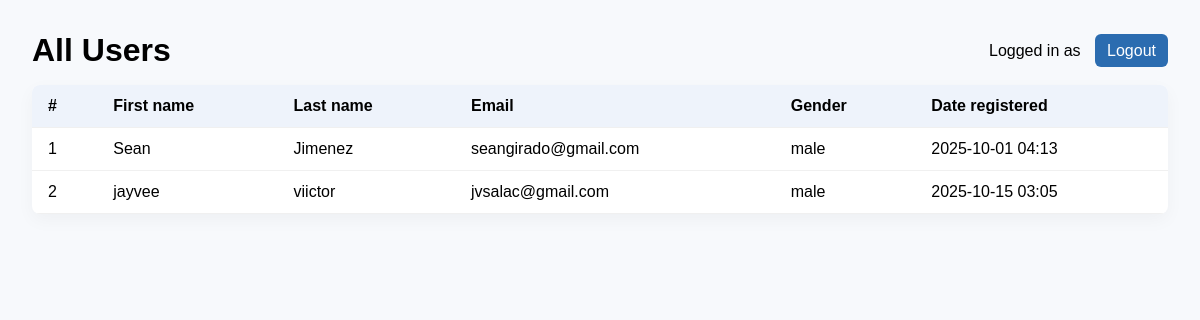
/Registration/users/ (signed in), run on the app's committed database.
### Registration/models.py (models this page shows, shortened)
class UserRegistration(models.Model):
    first_name = models.CharField(max_length=100)
    last_name = models.CharField(max_length=100)
    email = models.EmailField(max_length=250)
    password = models.CharField(max_length=150)
    date_registered = models.DateTimeField(auto_now_add=True)
    gender = models.CharField(max_length=16)

### Registration/views.py (the view)
    def wrapper(request, *args, **kwargs):
        if not request.session.get('user_id'):
            return redirect(f"{reverse('login_html')}?next={request.path}")
        return fn(request, *args, **kwargs)

### Registration/views.py (called while the page is built)
def login_required_view(fn):
    def wrapper(request, *args, **kwargs):
        if not request.session.get('user_id'):
            return redirect(f"{reverse('login_html')}?next={request.path}")
        return fn(request, *args, **kwargs)
    wrapper.__name__ = fn.__name__
    return wrapper

@login_required_view
def users_html(request):
    users = UserRegistration.objects.all().order_by('id')
    return render(request, 'Registration/users_list.html', {
        'users': users,
        'current_user': request.session.get('user_name')
    })

### Registration/templates/registration/users_list.html (shortened to what this page needs)
<!doctype html>
<html>
<head>
</head>
<body>
  <div class="top">
    <h1 style="margin:0;">All Users</h1>
    <div>
      Logged in as <strong>{{ current_user }}</strong>
      <a href="{% url 'Registration:logout_html' %}" class="button" style="margin-left:10px;">Logout</a>
    </div>
  </div>
  <table>
    <thead>
      <tr>
        <th>#</th>
        <th>First name</th>
        <th>Last name</th>
        <th>Email</th>
        <th>Gender</th>
        <th>Date registered</th>
      </tr>
    </thead>
    <tbody>
      {% for u in users %}
      <tr>
        <td>{{ forloop.counter }}</td>
        <td>{{ u.first_name }}</td>
        <td>{{ u.last_name }}</td>
        <td>{{ u.email }}</td>
        <td>{{ u.gender|default:"N/A" }}</td>
        <td>{{ u.date_registered|date:"Y-m-d H:i" }}</td>
      </tr>
      {% empty %}
      <tr><td colspan="6">No users yet.</td></tr>
      {% endfor %}
    </tbody>
  </table>
</body>
</html>

### Registration/templates/registration/users_list.html (style rules this page uses)
body { font-family: Arial, sans-serif; padding:24px; background:#f7f9fc; }
.top { display:flex; justify-content:space-between; align-items:center; margin-bottom:16px; }
table { width:100%; border-collapse:collapse; background:white; border-radius:8px; overflow:hidden; box-shadow:0 6px 18px rgba(0,0,0,0.04); }
th, td { padding:12px 16px; text-align:left; border-bottom:1px solid #f0f0f0; }
th { background:#eef3fb; font-weight:700; }
a.button { padding:8px 12px; background:#2b6cb0; color:white; border-radius:6px; text-decoration:none; }

### data on the page
UserRegistration: first_name "Sean", last_name "Jimenez", email "seangirado@gmail.com", gender "male", date_registered "2025-10-01 04:13"
UserRegistration: first_name "jayvee", last_name "viictor", email "jvsalac@gmail.com", gender "male", date_registered "2025-10-15 03:05"
